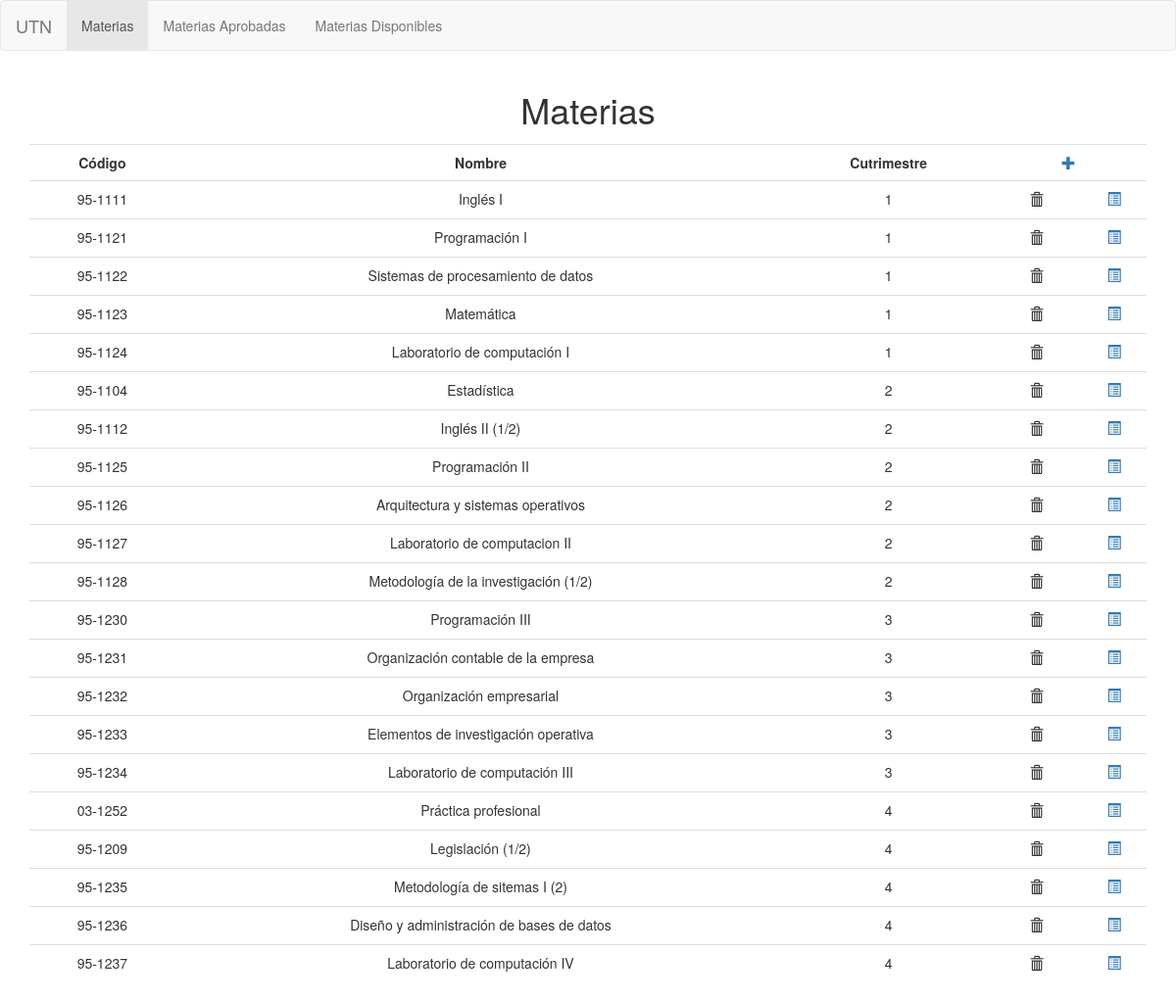
The app's page /materias.php with its own data.
### tables this page shows
CREATE TABLE `materias` (
  `codigo` varchar(10) NOT NULL,
  `nombre` varchar(100) NOT NULL,
  `curs_corr_cursar` varchar(100) NOT NULL,
  `aprob_corr_cursar` varchar(100) NOT NULL,
  `corr_rendir` varchar(100) NOT NULL,
  `cuatrimestre` int(11) NOT NULL
);

### materias.php (the view, shortened to what this page needs)
<?php
	require "includes/conexion.php";
	$sqlMaterias = "SELECT codigo, nombre, cuatrimestre
					 FROM materias
					 ORDER BY cuatrimestre, codigo";
	$resultMaterias = mysqli_query($link, $sqlMaterias) or die(("error al traer datos de la base - ". mysqli_error($link)));
	include "includes/header.php";
?>
<h1>Materias</h1>
<?php if(mysqli_num_rows($resultMaterias) > 0){ ?>
<div class="table-responsive">
	<table class="table">
		<tr>
			<th>Código</th>
			<th>Nombre</th>
			<th>Cutrimestre</th>
			<th colspan=2><a href="agregarMateria.php"><span class='glyphicon glyphicon-plus' aria-hidden='true'></span></a></th>
		</tr>
		<?php
			while ($registro = mysqli_fetch_assoc($resultMaterias))
			{
		?>
			<tr>
				<td><?php echo $registro['codigo'] ?></td>
				<td><?php echo $registro['nombre'] ?></td>
				<td><?php echo $registro['cuatrimestre'] ?></td>
				<td><button type='button' onClick='eliminarMateria(<?php echo $registro['codigo'] ?>)' class='btnSinBorde'><span class='glyphicon glyphicon-trash' aria-hidden='true'></span></button></td>
				<td><a href="editarMateria.php?codigo=<?php echo $registro['codigo'] ?>&nombre=<?php echo $registro["nombre"] ?>&cuatrimestre=<?php echo $registro["cuatrimestre"] ?>"><span class='glyphicon glyphicon-list-alt' aria-hidden='true'></span></a></td>
			</tr>
		<?php
			};
		?>
	</table>
</div>
<?php } else { ?>
	<h2>No existen materias</h2>
<?php } ?>
<?php
	require "includes/footer.php";
?>

### css/estilos.css (style rules this page uses)
table th { text-align: center; }
table td { text-align: center; }
.btnSinBorde { border: none; background: none; outline: none; }
h1, h2 { text-align: center; margin-bottom: 15px; }

### records on screen
materias: codigo "95-1111", nombre "Inglés I", cuatrimestre "1"
materias: codigo "95-1121", nombre "Programación I", cuatrimestre "1"
materias: codigo "95-1122", nombre "Sistemas de procesamiento de datos", cuatrimestre "1"
materias: codigo "95-1123", nombre "Matemática", cuatrimestre "1"
materias: codigo "95-1124", nombre "Laboratorio de computación I", cuatrimestre "1"
materias: codigo "95-1104", nombre "Estadística", cuatrimestre "2"
materias: codigo "95-1112", nombre "Inglés II (1/2)", cuatrimestre "2"
materias: codigo "95-1125", nombre "Programación II", cuatrimestre "2"
materias: codigo "95-1126", nombre "Arquitectura y sistemas operativos", cuatrimestre "2"
materias: codigo "95-1127", nombre "Laboratorio de computacion II", cuatrimestre "2"
materias: codigo "95-1128", nombre "Metodología de la investigación (1/2)", cuatrimestre "2"
materias: codigo "95-1230", nombre "Programación III", cuatrimestre "3"
materias: codigo "95-1231", nombre "Organización contable de la empresa", cuatrimestre "3"
materias: codigo "95-1232", nombre "Organización empresarial", cuatrimestre "3"
materias: codigo "95-1233", nombre "Elementos de investigación operativa", cuatrimestre "3"
materias: codigo "95-1234", nombre "Laboratorio de computación III", cuatrimestre "3"
materias: codigo "03-1252", nombre "Práctica profesional", cuatrimestre "4"
materias: codigo "95-1209", nombre "Legislación (1/2)", cuatrimestre "4"
materias: codigo "95-1235", nombre "Metodología de sitemas I (2)", cuatrimestre "4"
materias: codigo "95-1236", nombre "Diseño y administración de bases de datos", cuatrimestre "4"
materias: codigo "95-1237", nombre "Laboratorio de computación IV", cuatrimestre "4"
